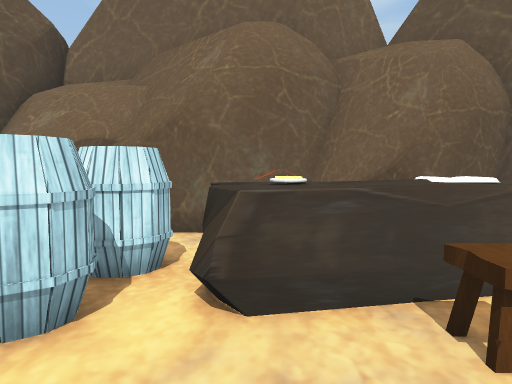
View 1 (above)

14 first-person views from a walk through a scene from a Unity 3-D project. The camera is 1.4 m above the floor, tilts 4° down and sees 70° across. The floor is counted in squares, 1 m on a side. Each view is taken from the middle of a square. On the plan, view 1 faces up. The plan holds only what a view shows up to about 16 squares ahead; the rest is blank. The place goes on beyond the plan. The player character is not drawn. Some animated figures are not drawn. Some surface patterns are stand-ins.

View 2
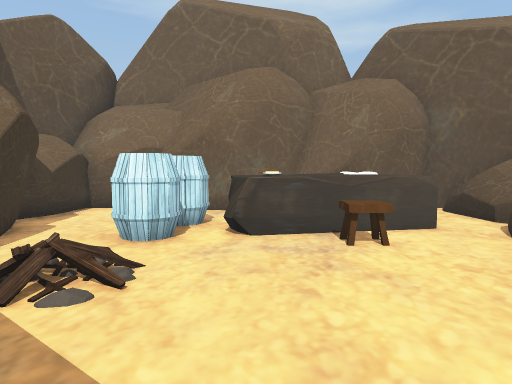

View 3
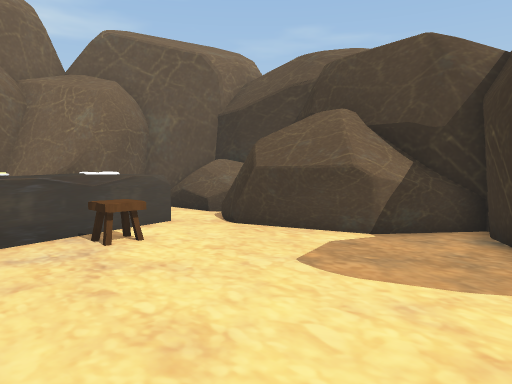

View 4
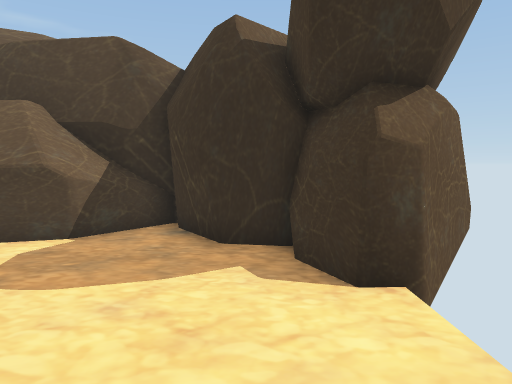

View 5
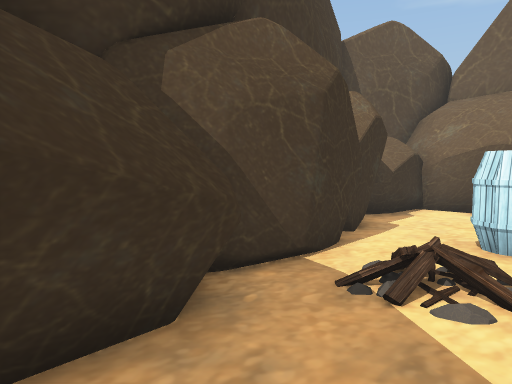

View 6
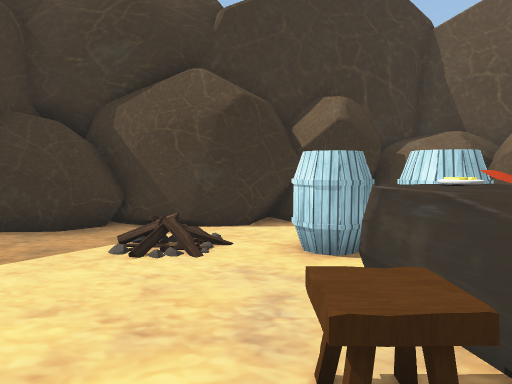

View 7
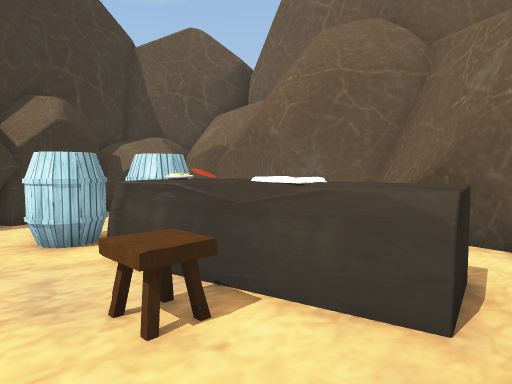

View 8
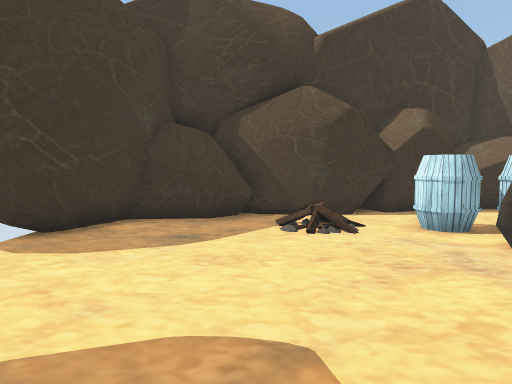

View 9
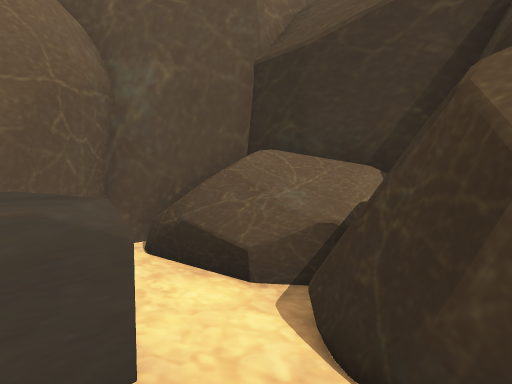

View 10
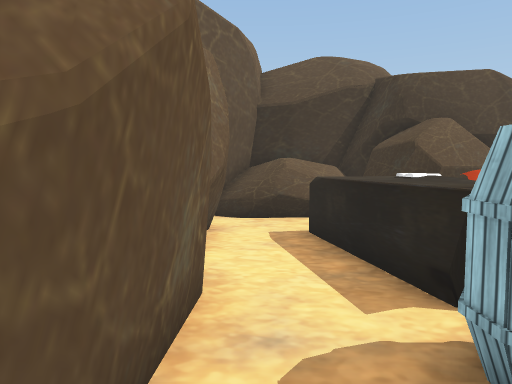

View 11
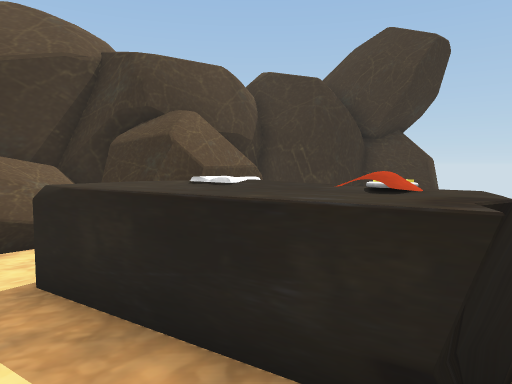

View 12
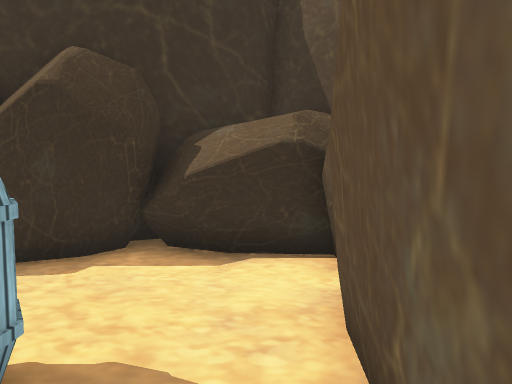

View 13
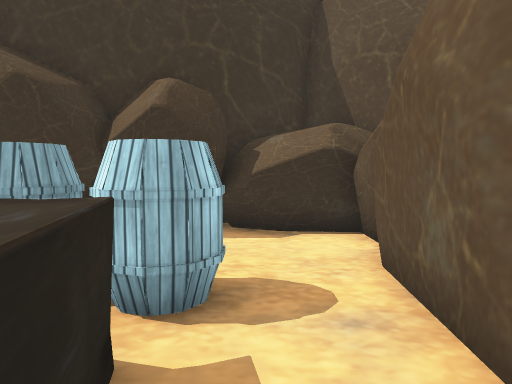

View 14
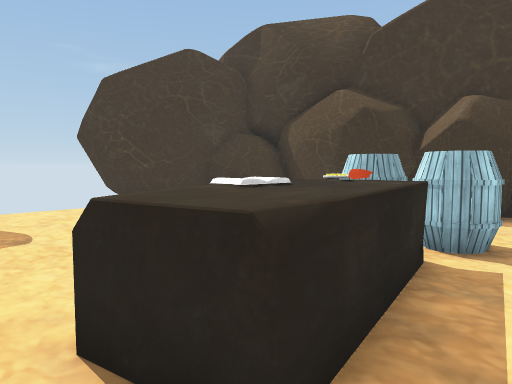

### Floor plan
Key: @ floor where view 1 was taken; # wall or solid block; . main floor; : floor 0.25 m higher than the main floor; / step, stairs or slope; B barrel; K books; S stool; R rock; O other object.
Columns run from 7 left of view 1 to 9 right of it. Each row starts with its distance up from view 1.
  9  R      ##  ###
  8 RR##############
  7 RR...........RR#
  6 RR...B....O..RRR
  5 #RR..BBOOOOO.RRR#
  4  RR..B.OOKKO.#RR#
  3  RR.BB.O.S..#####
  2  RR......S..##
  1  RR.//.......#
  0   R.:/.@.....##
 -1   R#..........##
 -2   ##..........##
 -3    #.........##
 -4    ##........#
 -5     ###....RRR
 -6       ##  RRRR
 -7            RRR
 -8             R

Where each view was taken, in squares from view 1:
view 1: 0 up, 0 right, facing up
view 2: 4 down, 0 right, facing up
view 3: 4 down, 1 left, facing up-right
view 4: 4 down, 1 left, facing right
view 5: 4 down, 1 left, facing up-left
view 6: 2 up, 4 right, facing left
view 7: 1 up, 5 right, facing up-left
view 8: 1 down, 6 right, facing left
view 9: 2 up, 3 right, facing up-right
view 10: 7 up, 4 left, facing right
view 11: 7 up, 1 left, facing down-right
view 12: 7 up, 0 right, facing left
view 13: 6 up, 2 right, facing left
view 14: 7 up, 5 right, facing down-left
